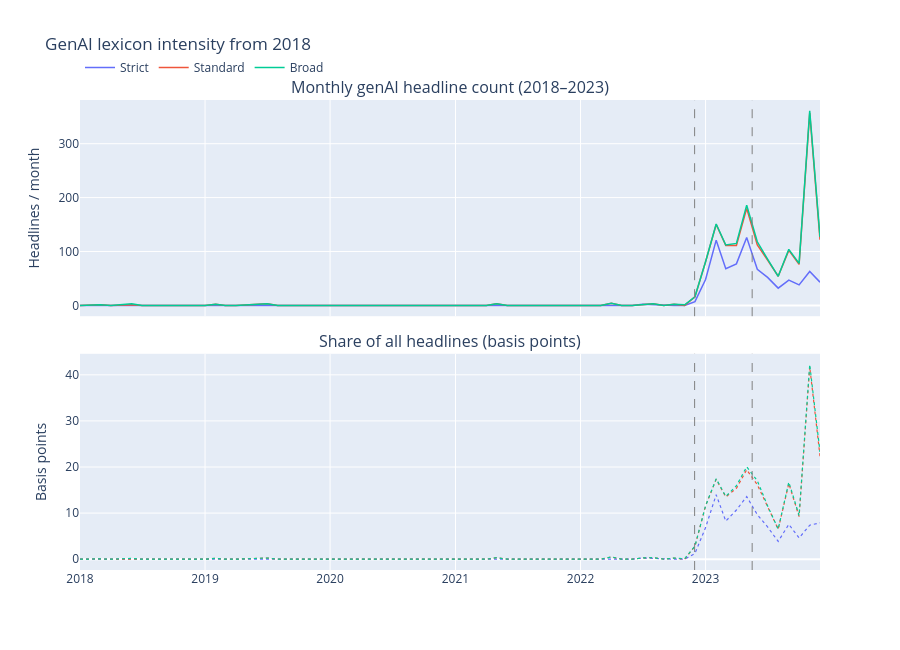

Write notebook code for a chart like this one.
### Markdown cell above
## 8. Best genAI lexicon + monthly timeline (2018+)

Tiered, disambiguated keywords (no bare `gemini`/`claude`, no snowball). Loads **2018–2023** Bloomberg wires from raw (cached). Run **§0**, then this cell.

### Code cell
# --- best genAI lexicon (validation layer) ---
GENAI_T1_STRICT = [
    r"generative ai", r"generative artificial intelligence",
    r"large language model", r"large language models", r"\bllms\b",
    r"chatgpt", r"gpt-3\.5", r"gpt-3", r"gpt-4",
    r"foundation model", r"foundation models",
    r"stable diffusion", r"midjourney", r"dall-e", r"dalle", r"text-to-image", r"text to image",
]
GENAI_T2_STANDARD = [
    r"\bopenai\b", r"\banthropic\b",
    r"chatgpt-like", r"chatgpt-style", r"prompt engineering",
    r"ai chatbot", r"ai chat bot",
]
# Tier 3: token + co-occurring genAI anchor in same headline
GENAI_T3_GATED = [
    (r"\bclaude\b", r"anthropic|chatgpt|openai|generative|\bllm\b|language model"),
    (r"\bgemini\b", r"google|\bbard\b|generative|chatgpt|openai|\bllm\b"),
    (r"\bbard\b", r"google|generative|chatgpt|openai|\bllm\b"),
    (r"\bcopilot\b", r"microsoft|github|generative|chatgpt|openai|\bllm\b"),
    (r"\bllm\b", r"openai|anthropic|chatgpt|generative|language model|foundation model"),
]

LEXICON_YEARS = list(range(2018, 2024))
LEXICON_START, LEXICON_END = pd.Timestamp("2018-01-01"), pd.Timestamp("2023-12-31")
HEADLINES_2018_CACHE = OUTPUT_DIR / "bloomberg_headlines_2018_2023.parquet"


def strip_prefix(text: str) -> str:
    for _ in range(2):
        if ":" not in text:
            return text
        prefix, _, rest = text.partition(":")
        if not prefix or not rest or len(prefix) > 30 or len(prefix.split()) > 4:
            return text
        text = rest.strip()
    return text


def _compile_or(phrases: list[str]) -> re.Pattern:
    return re.compile("|".join(f"(?:{p})" for p in phrases), re.I)


def _match_t1_t2(hl: pd.Series, phrases: list[str]) -> pd.Series:
    if not phrases:
        return pd.Series(False, index=hl.index)
    return hl.str.contains(_compile_or(phrases), na=False, regex=True)


def _match_gated(hl: pd.Series, gated: list[tuple[str, str]]) -> pd.Series:
    out = pd.Series(False, index=hl.index)
    for tok_pat, ctx_pat in gated:
        tok = re.compile(tok_pat, re.I)
        ctx = re.compile(ctx_pat, re.I)
        out |= hl.str.contains(tok, na=False) & hl.str.contains(ctx, na=False)
    return out


def genai_masks(hl: pd.Series) -> dict[str, pd.Series]:
    strict = _match_t1_t2(hl, GENAI_T1_STRICT)
    standard = strict | _match_t1_t2(hl, GENAI_T2_STANDARD)
    broad = standard | _match_gated(hl, GENAI_T3_GATED)
    return {"strict": strict, "standard": standard, "broad": broad}


def load_bloomberg_headlines(years: list[int], date_start, date_end) -> pd.DataFrame:
    frames = []
    for yr in years:
        path = RAW_DIR / f"raw_news_{yr}.csv.xz"
        if not path.exists():
            raise FileNotFoundError(f"Missing {path}")
        with lzma.open(path, "rb") as f:
            part = (
                pl.scan_csv(f, infer_schema_length=10_000)
                .select(["Headline", "CaptureTime", "WireName"])
                .filter(pl.col("WireName").is_in(BLOOMBERG_WIRES) & pl.col("Headline").is_not_null())
                .with_columns(pl.col("CaptureTime").str.to_datetime(time_zone="UTC", strict=False))
                .collect()
            )
        frames.append(part)
        print(f"  {yr}: {part.height:>9,} Bloomberg rows")
    df = pl.concat(frames).to_pandas()
    df["date"] = pd.to_datetime(df["CaptureTime"]).dt.tz_localize(None)
    df = df[(df.date >= date_start) & (df.date <= date_end)]
    df = df.dropna(subset=["Headline"]).drop_duplicates("Headline")
    df["Headline"] = df["Headline"].map(strip_prefix)
    df = df[df.Headline.str.split().map(len) >= 4].reset_index(drop=True)
    return df


if HEADLINES_2018_CACHE.exists():
    news18 = pd.read_parquet(HEADLINES_2018_CACHE)
    news18["date"] = pd.to_datetime(news18["date"])
    print(f"Loaded cache {HEADLINES_2018_CACHE.name}: {len(news18):,} headlines")
else:
    print(f"Loading raw Bloomberg {LEXICON_START.date()}→{LEXICON_END.date()} (one-time, ~10 min)…")
    news18 = load_bloomberg_headlines(LEXICON_YEARS, LEXICON_START, LEXICON_END)
    news18.to_parquet(HEADLINES_2018_CACHE, index=False)
    print(f"Wrote {HEADLINES_2018_CACHE.name}: {len(news18):,} headlines")

news18["hl"] = news18["Headline"].str.lower()
news18["month"] = news18["date"].dt.to_period("M").dt.start_time
masks18 = genai_masks(news18["hl"])

print("\nLexicon definitions:")
print(f"  STRICT   (T1): {len(GENAI_T1_STRICT)} phrases — core genAI vocabulary")
print(f"  STANDARD (T1+T2): +{len(GENAI_T2_STANDARD)} patterns — add OpenAI / Anthropic / chatbot")
print(f"  BROAD    (+T3 gated): +{len(GENAI_T3_GATED)} context rules — Claude/Gemini/Copilot/LLM")

print("\nCorpus totals by lexicon:")
for name, m in masks18.items():
    pre_cgpt = m & (news18.date < CHATGPT_LAUNCH)
    pre_chat = m & (news18.date < INCEPTION)
    print(f"  {name:8}  all={int(m.sum()):>6,}  pre-ChatGPT={int(pre_cgpt.sum()):>5,}  pre-CHAT={int(pre_chat.sum()):>5,}")

monthly18 = news18.groupby("month").size().rename("total").reset_index()
for name, m in masks18.items():
    hits = news18.loc[m].groupby("month").size().rename(name).reset_index()
    monthly18 = monthly18.merge(hits, on="month", how="left")
monthly18 = monthly18.fillna(0)
for name in masks18:
    monthly18[name] = monthly18[name].astype(int)
    monthly18[f"{name}_share_bp"] = (monthly18[name] / monthly18["total"] * 10_000).round(2)

monthly18.to_parquet(OUTPUT_DIR / "genai_lexicon_monthly_2018.parquet", index=False)
print("\nMonthly hits (selected):")
show = monthly18[(monthly18.month >= "2018-01-01") & (monthly18.month <= "2023-12-01")]
print(show[show.month.dt.month.isin([1, 6, 11, 12])].tail(24).to_string(index=False))

fig18 = make_subplots(rows=2, cols=1, shared_xaxes=True, vertical_spacing=0.08,
                      subplot_titles=("Monthly genAI headline count (2018–2023)",
                                      "Share of all headlines (basis points)"))
colors = {"strict": "#636EFA", "standard": "#EF553B", "broad": "#00CC96"}
for name in ("strict", "standard", "broad"):
    fig18.add_trace(go.Scatter(x=monthly18.month, y=monthly18[name], name=name.title(),
                               line=dict(color=colors[name], width=1.5)), row=1, col=1)
    fig18.add_trace(go.Scatter(x=monthly18.month, y=monthly18[f"{name}_share_bp"],
                               name=f"{name.title()} share", showlegend=False,
                               line=dict(color=colors[name], width=1.2, dash="dot")), row=2, col=1)
for dt, label in [(CHATGPT_LAUNCH, "ChatGPT"), (INCEPTION, "CHAT ETF")]:
    for row in (1, 2):
        fig18.add_vline(x=dt, line_width=1, line_dash="dash", line_color="gray", row=row, col=1)
fig18.update_layout(height=650, title="GenAI lexicon intensity from 2018", hovermode="x unified",
                    legend=dict(orientation="h", y=1.1))
fig18.update_yaxes(title_text="Headlines / month", row=1, col=1)
fig18.update_yaxes(title_text="Basis points", row=2, col=1)
path18 = OUTPUT_DIR / "genai_lexicon_timeline_2018.html"
fig18.write_html(path18)
fig18.show()
print(f"\nSaved genai_lexicon_monthly_2018.parquet + {path18.name}")
